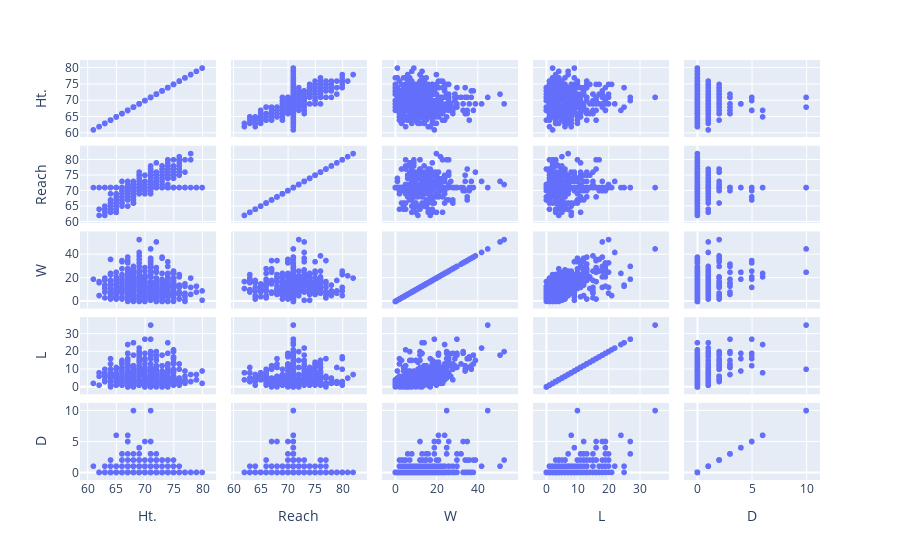

The notebook cell saved with this chart:
### Markdown cell above
I'll start by creating a scatter matrix of all of the numeric fighter stats in order to assess if there are any trends I might be able to use when training a  predictive model

### Code cell
# create a scatter matrix 
fig = px.scatter_matrix(fighters_df, dimensions =["Ht.", "Reach", "W", "L", "D"])
fig.show()

### Figure 1 — Plotly figure (JSON) as saved in the notebook; plotly's stock layout.template omitted (floating-point values rounded to 4 significant figures; data arrays with more than 128 entries replaced by an {"elided": "..."} marker saying what was removed)
{"data": [{"dimensions": [{"axis": {"matches": true}, "label": "Ht.", "values": {"elided": "601 int values"}}, {"axis": {"matches": true}, "label": "Reach", "values": {"elided": "601 int values"}}, {"axis": {"matches": true}, "label": "W", "values": {"elided": "601 int values"}}, {"axis": {"matches": true}, "label": "L", "values": {"elided": "601 int values"}}, {"axis": {"matches": true}, "label": "D", "values": {"elided": "601 int values"}}], "hovertemplate": "%{xaxis.title.text}=%{x}<br>%{yaxis.title.text}=%{y}<extra></extra>", "legendgroup": "", "marker": {"color": "#636efa", "symbol": "circle"}, "name": "", "showlegend": false, "type": "splom"}], "layout": {"dragmode": "select", "legend": {"tracegroupgap": 0}, "margin": {"t": 60}}}
